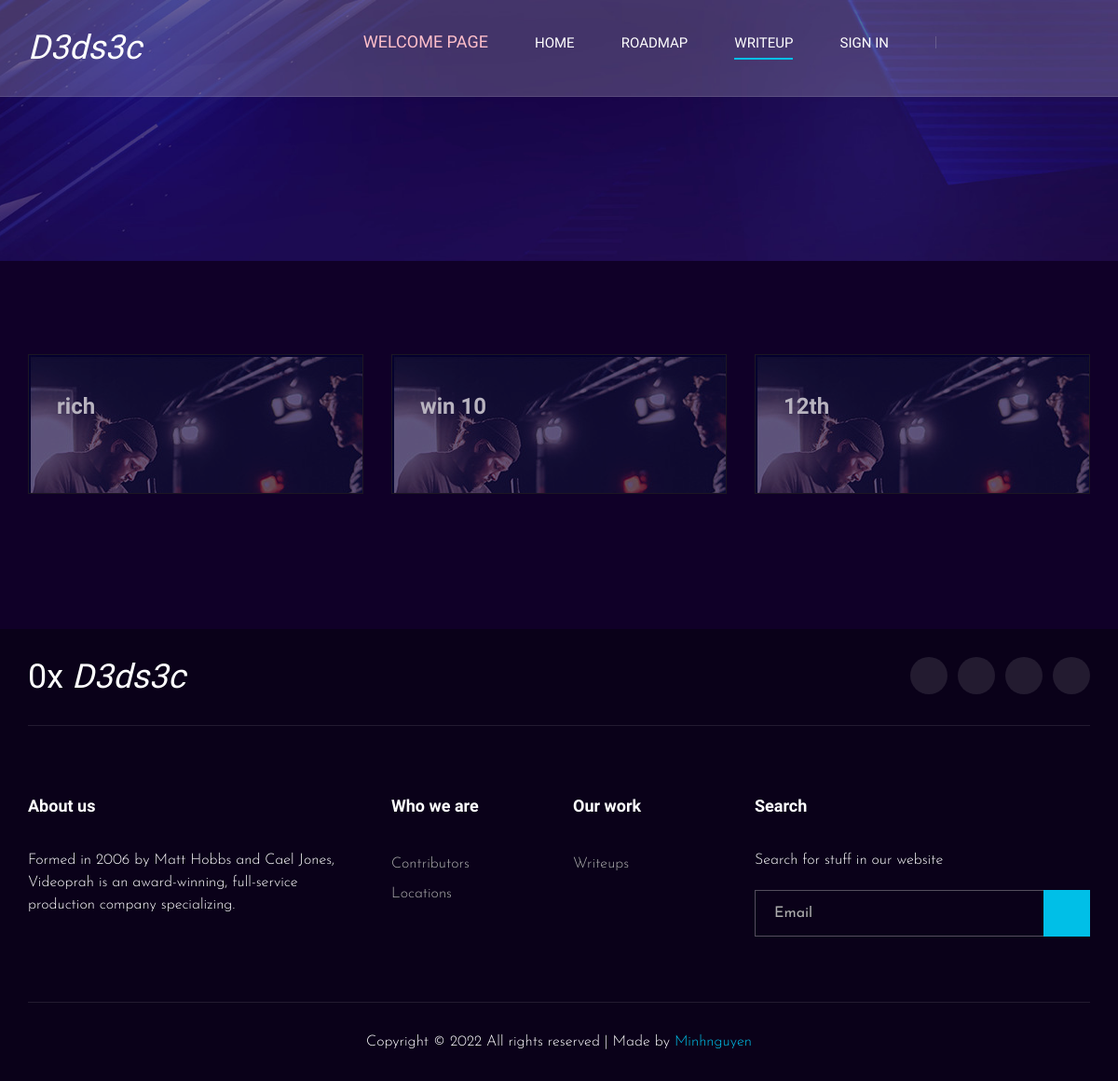
/dedsec/category/ctf/, run on an earlier commit of the app's database.
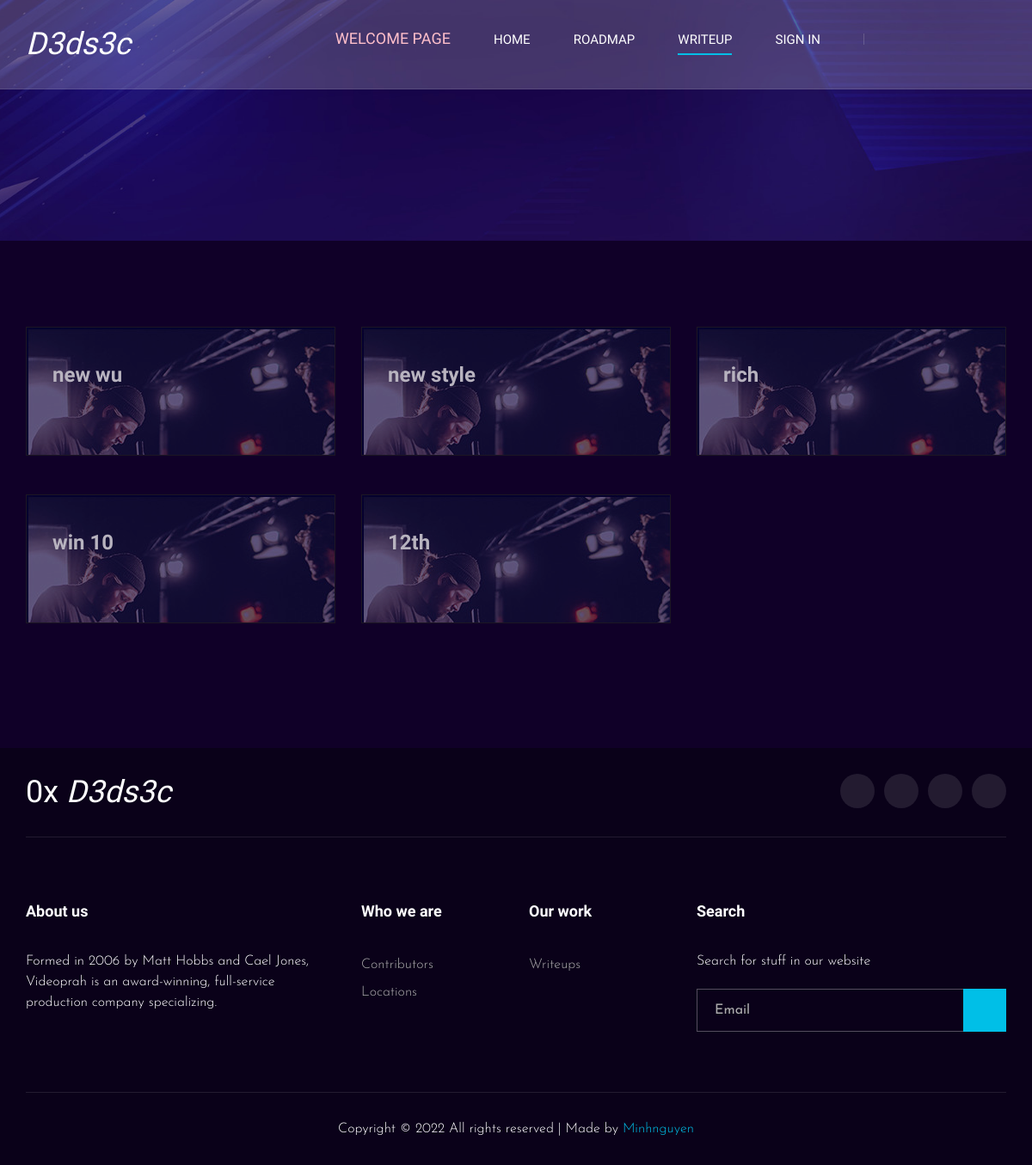
And on a later commit of the database.
### writeup/models.py (models this page shows, shortened)
class Writeup(models.Model):
    like = models.ManyToManyField(User,related_name='like')
    title = models.CharField(max_length=100)
    prerequis =  RichTextUploadingField(blank=True, null=True)
    content_upload = RichTextUploadingField(blank=True, null=True)
    cate = models.ManyToManyField(Cate, related_name='writeup')
    date_create = models.DateTimeField(default = timezone.now)
    author = models.ForeignKey(User, on_delete=models.CASCADE,related_name='writeup')
    def __str__(self):
        return self.title

### writeup/views.py (the view)
class CateDetail(ListView):
    model = Writeup
    template_name = 'cate/catedetail.html'
    context_object_name = 'posts'
    def get_queryset(self) :
        t = get_object_or_404(Cate,tag=self.kwargs.get('tag'))
        return Writeup.objects.filter(cate=t).order_by('-date_create')

### writeup/templates/cate/catedetail.html (shortened to what this page needs)
{%extends 'writeup/base.html'%}
{%load static%}
{% block content %}
    <header class="header">
        <div class="container">
            <div class="row">
                <div class="col-lg-2">
                    <div class="header__logo">
                        <a href="{%url 'wuhpage'%}" style="color: white;"><h2 style="color: white;"><em> D3ds3c</em> </h2></a>
                    </div>
                </div>
                <div class="col-lg-10">
                    <div class="header__nav__option">
                        <nav class="header__nav__menu mobile-menu">
                            <ul>
                                <li style="color: red;"><a href="{%url 'welcomehome'%}" > <h5 style="color: pink;">Welcome page</h5></a></li>
                                <li ><a href="{%url 'wuhpage'%}">Home</a></li>
                                <li ><a href="#">Roadmap</a></li>
                                <li class="active"><a href="{%url 'writeup'%}">Writeup</a>
                                </li>
                                {%if user.is_authenticated%}
                                <li><a href="#">Hello, {{user.first_name}}</a>
                                    <ul class="dropdown">
                                        <li><a href="{% url 'profile' user.id %}">Profile</a></li>
                                        <li><a href="{% url 'logout'%}">Log out</a></li>
                                    </ul>
                                </li>
                                {%else%}
                                <li>
                                    <a href="{% url 'login'%}">Sign in</a>
                                </li>
                                {%endif%}
                        </nav>
                        <div class="header__nav__social">
                            <a href="https://www.facebook.com/profile.php?id=100068404994823"><i class="fa fa-facebook"></i></a>
                            <a href="https://twitter.com/phong20031"><i class="fa fa-twitter"></i></a>
                            <a href="https://www.instagram.com/_minh_nguyn/?hl=en"><i class="fa fa-instagram"></i></a>
                            <a href="https://zalo.me/0377075126"><i class="fa fa-youtube-play"></i></a>
                        </div>
                    </div>
                </div>
            </div>
        </div>
    </header>
    <div class="breadcrumb-option spad set-bg" data-setbg="{% static 'writeup/img/breadcrumb-bg.jpg'%}">
    </div>
    <section class="blog spad">
        <div class="container">
            <div class="row">
                {%for post in posts%}
                <div class="col-lg-4 col-md-6 col-sm-6">
                    <a href="{%url 'writeupdetail' post.id%}">
                    <div class="blog__item">
                        <h4>  {{post}}</h4>
                        <br>
                    </div>
                    </a>
                </div>
                {%endfor%}
            </div>
        </div>
    </section>
{% endblock %}

### writeup/templates/writeup/base.html (shortened to what this page needs)
{%load static%}
<!DOCTYPE html>
<html lang="zxx">
<head>
    <link rel="stylesheet" href="{%static 'writeup/css/bootstrap.min.css'%}" type="text/css">
    <link rel="stylesheet" href="{%static 'writeup/css/font-awesome.min.css'%}" type="text/css">
    <link rel="stylesheet" href="{%static 'writeup/css/elegant-icons.css'%}" type="text/css">
    <link rel="stylesheet" href="{%static 'writeup/css/owl.carousel.min.css'%}" type="text/css">
    <link rel="stylesheet" href="{%static 'writeup/css/magnific-popup.css'%}" type="text/css">
    <link rel="stylesheet" href="{%static 'writeup/css/slicknav.min.css'%}" type="text/css">
    <link rel="stylesheet" href="{%static 'writeup/css/style.css'%}" type="text/css">
</head>
<body>
    {% block content %}{% endblock %}
    <footer class="footer">
        <div class="container">
            <div class="footer__top">
                <div class="row">
                    <div class="col-lg-6 col-md-6">
                        <div class="footer__top__logo">
                            <h2 style="color: white;">0x <em> D3ds3c </em> </h2>
                        </div>
                    </div>
                    <div class="col-lg-6 col-md-6">
                        <div class="footer__top__social">
                            <a href="https://www.facebook.com/profile.php?id=100068404994823"><i class="fa fa-facebook"></i></a>
                            <a href="https://twitter.com/phong20031"><i class="fa fa-twitter"></i></a>
                            <a href="https://www.instagram.com/_minh_nguyn/?hl=en"><i class="fa fa-instagram"></i></a>
                            <a href="https://zalo.me/0377075126"><i class="fa fa-youtube-play"></i></a>
                        </div>
                    </div>
                </div>
            </div>
            <div class="footer__option">
                <div class="row">
                    <div class="col-lg-4 col-md-6 col-sm-6">
                        <div class="footer__option__item">
                            <h5>About us</h5>
                            <p>Formed in 2006 by Matt Hobbs and Cael Jones, Videoprah is an award-winning, full-service
                                production company specializing.</p>
                        </div>
                    </div>
                    <div class="col-lg-2 col-md-3 col-sm-3">
                        <div class="footer__option__item">
                            <h5>Who we are</h5>
                            <ul>
                                <li><a href="#">Contributors</a></li>
                                <li><a href="#">Locations</a></li>
                            </ul>
                        </div>
                    </div>
                    <div class="col-lg-2 col-md-3 col-sm-3">
                        <div class="footer__option__item">
                            <h5>Our work</h5>
                            <ul>
                                <li><a href="#">Writeups</a></li>
                            </ul>
                        </div>
                    </div>
                    <div class="col-lg-4 col-md-12">
                        <div class="footer__option__item">
                            <h5>Search</h5>
                            <p>Search for stuff in our website</p>
                            <form action="#">
                                <input type="text" placeholder="Email">
                                <button type="submit"><i class="fa fa-send"></i></button>
                            </form>
                        </div>
                    </div>
                </div>
            </div>
            <div class="footer__copyright">
                <div class="row">
                    <div class="col-lg-12 text-center">
                        <p class="footer__copyright__text">Copyright &copy;
                            All rights reserved | Made by <a href="https://www.facebook.com/profile.php?id=100068404994823" target="_blank">Minhnguyen</a>
                        </p>
                    </div>
                </div>
            </div>
        </div>
    </footer>
</body>
</html>

### writeup/static/writeup/css/style.css (style rules this page uses)
html, body { height: 100%; font-family: "Josefin Sans", sans-serif; -webkit-font-smoothing: antialiased; }
h1, h2, h3, h4, h5, h6 { margin: 0; color: #111111; font-weight: 400; font-family: "Play", sans-serif; }
h2 { font-size: 36px; }
h4 { font-size: 24px; }
h5 { font-size: 18px; }
p { font-size: 16px; font-family: "Josefin Sans", sans-serif; color: #ffffff; font-weight: 800; margin: 0 0 15px 0; }
ul, ol { padding: 0; margin: 0; }
.set-bg { background-repeat: no-repeat; background-size: cover; background-position: bottom; }
.spad { padding-top: 100px; padding-bottom: 100px; }
.header { position: fixed; left: 0; top: 0; width: 100%; background: rgba(250,250,250,0.2); border-bottom: 1px solid rgba(255, 255, 255, 0.1); z-index: 9; }
.header__logo { padding: 30px 0; }
.header__logo a { display: inline-block; }
.header__nav__option { text-align: right; padding: 28px 0px; }
.header__nav__menu { display: inline-block; margin-right: 45px; }
.header__nav__menu ul li { list-style: none; display: inline-block; margin-right: 45px; position: relative; }
.header__nav__menu ul li.active a:after { -webkit-transform: scale(1); -ms-transform: scale(1); transform: scale(1); }
.header__nav__menu ul li:last-child { margin-right: 0; }
.header__nav__menu ul li a { font-size: 15px; font-family: "Play", sans-serif; color: #ffffff; display: block; text-transform: uppercase; position: relative; padding: 6px 0; }
.header__nav__menu ul li a:after { position: absolute; left: 0; bottom: 0; width: 100%; height: 2px; background: #00bfe7; content: ""; -webkit-transform: scale(0); -ms-transform: scale(0); transform: scale(0); -webkit-transition: all, 0.3s; -o-transition: all, 0.3s; transition: all, 0.3s; }
.header__nav__social { display: inline-block; position: relative; padding-left: 50px; }
.header__nav__social:before { position: absolute; left: 0; top: 4px; height: 13px; width: 1px; background: rgba(225, 225, 225, 0.2); content: ""; }
.header__nav__social a { color: #ffffff; font-size: 15px; margin-right: 18px; }
.header__nav__social a:last-child { margin-right: 0; }
.footer { background: #0a0119; }
.footer__top { padding: 30px 0; border-bottom: 1px solid rgba(255, 255, 255, 0.1); }
.footer__top__logo { line-height: 40px; }
.footer__top__social { text-align: right; }
.footer__top__social a { display: inline-block; font-size: 15px; color: #ffffff; height: 40px; width: 40px; background: rgba(255, 255, 255, 0.1); border-radius: 50%; line-height: 44px; text-align: center; margin-right: 6px; }
.footer__top__social a:last-child { margin-right: 0; }
.footer__option { padding-bottom: 35px; padding-top: 75px; }
.footer__option__item { margin-bottom: 35px; }
.footer__option__item h5 { color: #ffffff; font-weight: 700; margin-bottom: 35px; }
.footer__option__item p { font-weight: 300; margin-bottom: 20px; }
.footer__option__item ul li { list-style: none; }
.footer__option__item ul li a { color: #adadad; font-size: 16px; font-weight: 300; line-height: 32px; }
.footer__option__item form { position: relative; }
.footer__option__item form input { height: 50px; width: 100%; padding-left: 20px; border: 1px solid #544E5E; background: transparent; font-size: 16px; color: #adadad; }
.footer__option__item form input::placeholder { color: #adadad; }
.footer__option__item form button { font-size: 20px; color: #ffffff; border: none; height: 50px; width: 50px; background: #00bfe7; line-height: 50px; text-align: center; position: absolute; right: 0; top: 0; }
.footer__copyright { border-top: 1px solid rgba(255, 255, 255, 0.1); padding: 30px 0; }
.footer__copyright__text { margin-bottom: 0; font-weight: 300; }
.footer__copyright__text a { color: #00bfe7; }
.breadcrumb-option { padding-top: 180px; }
.blog { background: #100028; }
.blog__item { border: 1px solid #222222; padding: 40px 48px 35px 30px; position: relative; z-index: 1; margin-bottom: 45px; background: url(../img/blog/blog-2.jpg); opacity: 0.7; }
.blog__item h4 { color: #ffffff; font-weight: 700; line-height: 31px; margin-bottom: 18px; }
@media only screen and (min-width: 1200px) { .container { max-width: 1170px; } }

What changed in the data, as far as the page shows it:
added Writeup: title "new wu"
added Writeup: title "new style"
